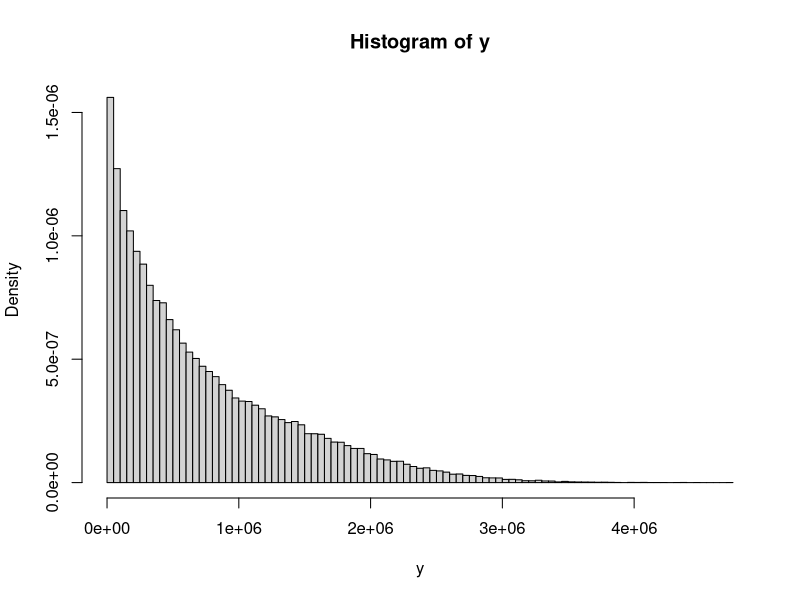
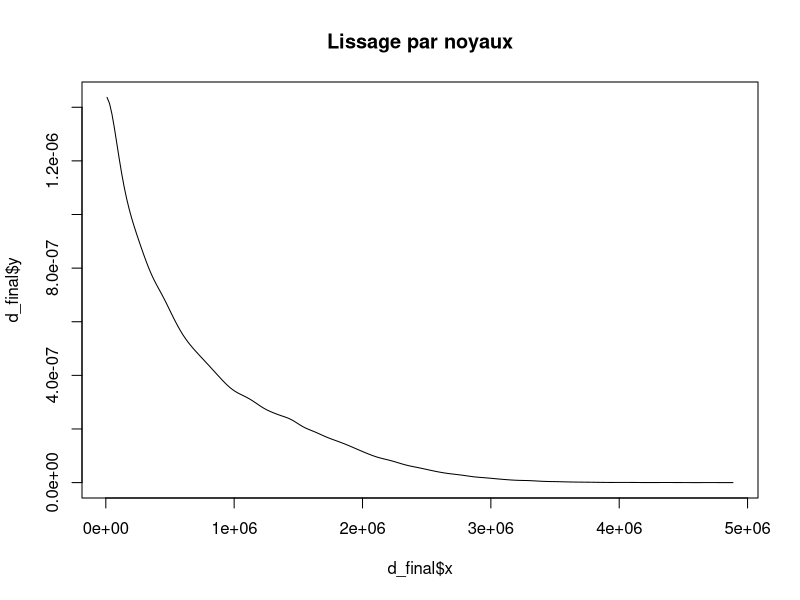
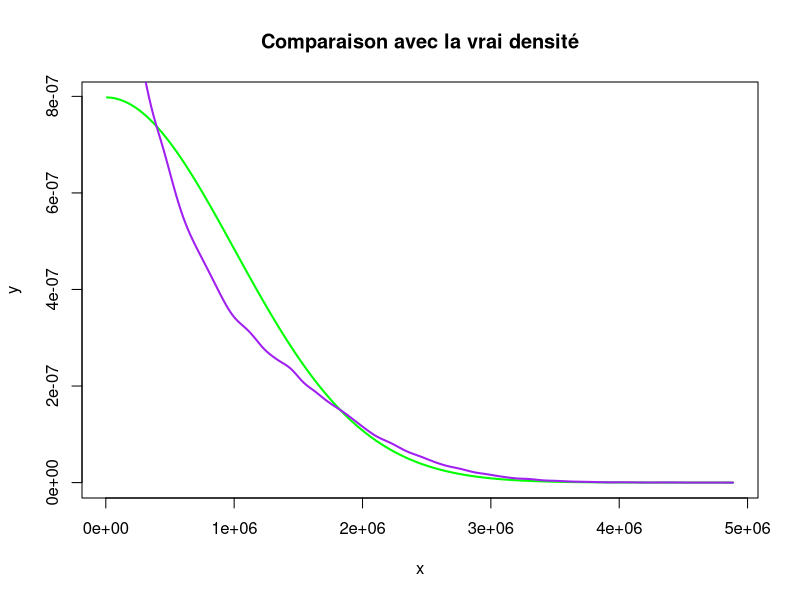
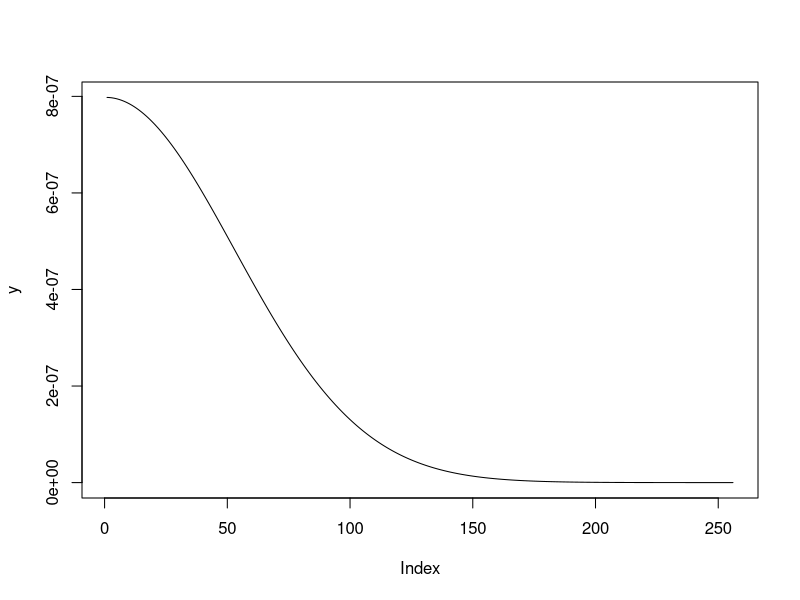
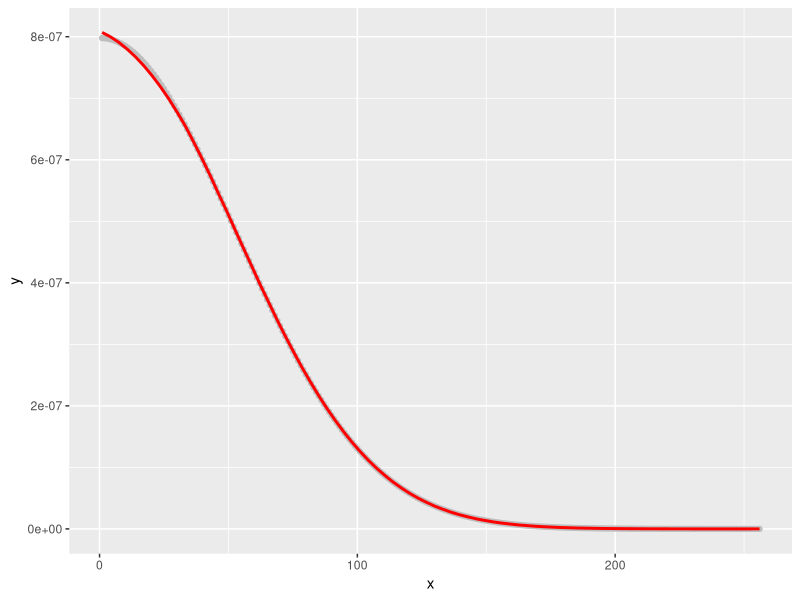

Source code (R) for these figures, in order:
## ---- chunk 1

g <- function(x,mu=0,std=10){
  if (x>=0){
    return(2*dnorm(x,sd=std))
  }
  else{
    return(0)
  }
}

mh_demi_gauss <- function(lambda1,sigma0=10^6,std_k,N,theta0){
  # On utilise un kernel gaussien
  log_theta <- log(theta0)
  lambda2 = c(1:N)
  i <- 0
  nbr_total = 0
  while (i < N){
    epsilon <- rnorm(n=1,mean=0,sd= std_k)
    log_prop <- log_theta +epsilon
    prop <- exp(log_prop)
    theta <- exp(log_theta)
    numerateur <-log_prop + log(g(prop, std=sigma0))
    denominateur<- log_theta + log(g(theta, std=sigma0))
    alpha <-exp(numerateur-denominateur)
    u <- runif(n=1,0,1)
    nbr_total <- nbr_total+1
    if (u<=alpha){
      i <- i+1
      lambda2[i] <- (prop)+lambda1
      log_theta <- log_prop
    }
    
  }
  attr(lambda2, "taux_acc") <- i/nbr_total
  return(lambda2)
  
}
## ---- chunk 2
y=mh_demi_gauss(lambda1=0,sigma0=10^6, std_k=6, N=100000, theta0=1)
hist(y, probability = TRUE, breaks = 100)
library(ggplot2)


y_mirror <- c(-y, y)  # on fait du mirroring comme on fait de la reconstruction à noyeaux sur un échantillon qui est sensé avoir une discontinuité dans sa densité (cf cours de QI)

d_mirror <- density(y_mirror, bw = bw.nrd0(y), kernel = "gaussian")
d_final <- list(x = d_mirror$x[d_mirror$x >= 0], 
                y = 2 * d_mirror$y[d_mirror$x >= 0])  #on extrait la partie 

plot(d_final, main = "Lissage par noyaux", type  = 'l')

x=d_final$x
y <- sapply(x, function(x) g(x, std= 10^6))
plot(x, y, type = "l", col = "green", lwd = 2, 
     main = "Comparaison avec la vrai densité")
lines(x, d_final$y, col = "purple", lwd = 2, type='l')

print(attr(y, "taux_acc"))
plot(y, type='l')

data <- data.frame(x = seq_along(y), y = y)  
ggplot(data, aes(x = x, y = y)) +  
  geom_point(color = "gray") +   
  geom_smooth(method = "loess", span = 0.3, color = "red", se = FALSE)  # Courbe lissé

